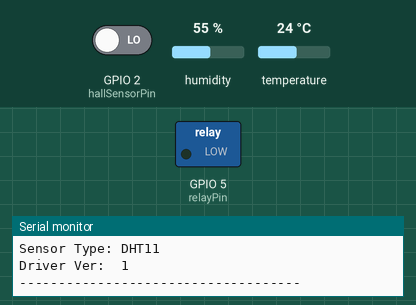
Bench run of a sketch on a simulated ESP8266 (Wemos D1 mini). Parts: switched loads named in the sketch (green lamp = pin HIGH), the last lines printed to the serial monitor. Inputs (shaded band) come from the test bench; at power-on: GPIO 2 (hallSensorPin) LOW, humidity 55 %, temperature 24 °C. WiFi joins after 1.5 s; servers stay silent unless stated; the Firebase database answers and starts empty; not simulated (calls return 0 or success): secretValues.h.

Above: at 2.8 s.
2.9 s: GPIO 2 (hallSensorPin) driven HIGH
At 3.9 s:
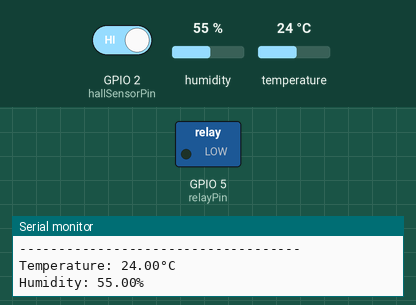
5.3 s: GPIO 2 (hallSensorPin) driven LOW
8.4 s: GPIO 2 (hallSensorPin) driven HIGH
At 10.8 s:
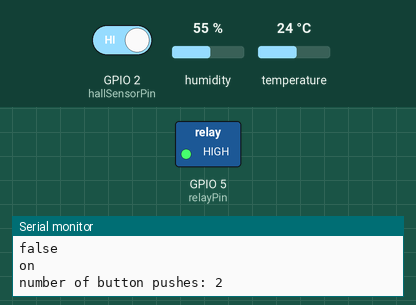
Timing chart, 0 to 12.3 s (numbered marks = the images above; inputs shaded):
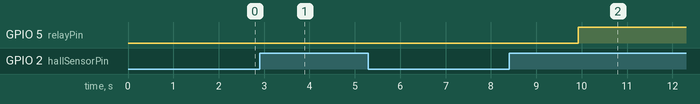

The sketch:

FireBase_WeatherStation_Wemos.ino
```cpp
/*
  Cloud State change detection (cloud edge detection)

  Often, you don't need to know the state of a digital input all the time, but
  you just need to know when the input changes from one state to another.
  For example, you want to know when a Hall Sensor goes from OFF to ON. This is called
  state change detection, or edge detection.

  This example shows how to detect when a hall Sensor or button changes from off to on
  and on to off or Up to Down or Down to Up ...

  The circuit:
  - hallSensor attached to pin 2 from +5V
  - Relay attached from pin 5 to ground
  - DHT11 Temp/Humidity Sensor attached pin 4

  created  27 Sep 2005 -by Tom Igoe
  modified 30 Aug 2011 -by Tom Igoe
  modified 09 May 2019 -by Stepan Kryshtafovych

// REQUIRES the following Arduino libraries:
// - DHT Sensor Library: https://github.com/adafruit/DHT-sensor-library
// - Adafruit Unified Sensor Lib: https://github.com/adafruit/Adafruit_Sensor
// - Firebase Arduino Lib: https://github.com/googlesamples/firebase-arduino/archive/master.zip
// - Json for Firebase http://downloads.arduino.cc/libraries/github.com/bblanchon/ArduinoJson-5.13.2.zip


  You Can find modified example on Github.
  https://github.com/skryshtafovych/CustomHomeGarage

  This was based on below example code is in the public domain.
  http://www.arduino.cc/en/Tutorial/ButtonStateChange
*/
#include <ESP8266WiFi.h>
#include <FirebaseArduino.h>
#include "secretValues.h"
#include <Adafruit_Sensor.h>
#include <DHT.h>
#include <DHT_U.h>


#define DHTPIN 4     // Digital pin connected to the DHT sensor
#define DHTTYPE    DHT11     // DHT 11
DHT_Unified dht(DHTPIN, DHTTYPE);
uint32_t delayMS;


// this constant won't change:
const int  hallSensorPin = 2;    // the pin that the pushbutton is attached to
const int relayPin = 5;       // the pin that the LED is attached to


// Variables will change:
int hallSensorCounter = 0;   // counter for the number of button presses
int hallSensorState = 0;         // current state of the button
int lastHallSensorState = 0;     // previous state of the button

void setup() {
  // initialize the button pin as a input:
  pinMode(hallSensorPin, INPUT);
  // initialize the LED as an output:
  pinMode(relayPin, OUTPUT);
  // initialize serial communication:
  Serial.begin(9600);


///////////////////////////////////////////////////////////////////////////////////////////////////////////////////
  // connect to wifi.
///////////////////////////////////////////////////////////////////////////////////////////////////////////////////
  WiFi.begin(WIFI_SSID, WIFI_PASSWORD);
  Serial.print("connecting");
  while (WiFi.status() != WL_CONNECTED) {
    Serial.print(".");
    delay(500);
  }
  Serial.println();
  Serial.print("connected: ");
  Serial.println(WiFi.localIP());
    // Initialize device.
  dht.begin();
  // Print temperature sensor details.
  sensor_t sensor;
  dht.temperature().getSensor(&sensor);
  Serial.println(F("------------------------------------"));
  Serial.println(F("Temperature Sensor"));
  Serial.print  (F("Sensor Type: ")); Serial.println(sensor.name);
  Serial.print  (F("Driver Ver:  ")); Serial.println(sensor.version);
   // Print humidity sensor details.
  dht.humidity().getSensor(&sensor);
  Serial.println(F("Humidity Sensor"));
  Serial.print  (F("Sensor Type: ")); Serial.println(sensor.name);
  Serial.print  (F("Driver Ver:  ")); Serial.println(sensor.version);
  Serial.println(F("------------------------------------"));
  // Set delay between sensor readings based on sensor details.
  delayMS = sensor.min_delay / 1000;
  Firebase.begin(FIREBASE_HOST, FIREBASE_AUTH);


}


void loop() {


  // Delay between measurements.
  delay(delayMS);
  // Get temperature event and print its value.
  sensors_event_t event;
  dht.temperature().getEvent(&event);
  if (isnan(event.temperature)) {
    Serial.println(F("Error reading temperature!"));
  }
  else {
    Serial.print(F("Temperature: "));
    Serial.print(event.temperature);
    Firebase.setInt("GarageT", event.temperature);
    Serial.println(F("°C"));
  }
  // Get humidity event and print its value.
  dht.humidity().getEvent(&event);
  if (isnan(event.relative_humidity)) {
    Serial.println(F("Error reading humidity!"));
  }
  else {
    Serial.print(F("Humidity: "));
    Serial.print(event.relative_humidity);
    Firebase.setInt("GarageH", event.relative_humidity);
    Serial.println(F("%"));
    Serial.println(Firebase.getString("hallSensorGarageH"));

  }

///////////////////////////////////////////////////////////////////////////////////////////////////////////////////
///////////////////////////////////////////////////////////////////////////////////////////////////////////////////
///////////////////////////////////////////////////////////////////////////////////////////////////////////////////
  // read the hall sensor input pin:
  hallSensorState = digitalRead(hallSensorPin);

  // compare the hallSensorState to its previous state
  if (hallSensorState != lastHallSensorState) {
    // if the state has changed, increment the counter
    if (hallSensorState == HIGH) {
      // if the current state is HIGH then the button went from off to on:
      hallSensorCounter++;
      Serial.println("on");
      Serial.print("number of button pushes: ");
      Serial.println(hallSensorCounter);
      Firebase.setString("hallSensorGarageH", "true");


    } else {
      // if the current state is LOW then the button went from on to off:
      Serial.println("off");
      Firebase.setString("hallSensorGarageH", "false");
    }
    // Delay a little bit to avoid bouncing
    delay(50);
  }
  // save the current state as the last state, for next time through the loop
  lastHallSensorState = hallSensorState;


  // turns on the LED every four button pushes by checking the modulo of the
  // button push counter. the modulo function gives you the remainder of the
  // division of two numbers:
  if (hallSensorCounter % 2 == 0) {
    digitalWrite(relayPin, HIGH);
      Firebase.setString("hallSensorGarage", "true");
  } else {
    digitalWrite(relayPin, LOW);
          Firebase.setString("hallSensorGarage", "false");

  }

}
```

Measured:
- after the input at 2.9 s, GPIO 5 (relayPin): stays LOW (without the input it goes to HIGH after 1.2 s)
- after the input at 8.4 s, GPIO 5 (relayPin): LOW → HIGH after 1.5 s
